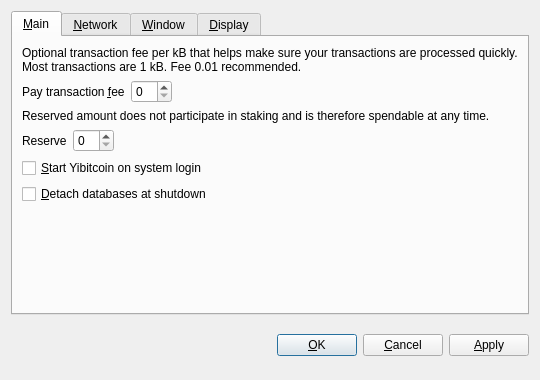
<?xml version="1.0" encoding="UTF-8"?>
<ui version="4.0">
 <class>OptionsDialog</class>
 <widget class="QDialog" name="OptionsDialog">
  <property name="geometry">
   <rect>
    <x>0</x>
    <y>0</y>
    <width>540</width>
    <height>380</height>
   </rect>
  </property>
  <property name="windowTitle">
   <string>Options</string>
  </property>
  <property name="modal">
   <bool>true</bool>
  </property>
  <layout class="QVBoxLayout" name="verticalLayout">
   <item>
    <widget class="QTabWidget" name="tabWidget">
     <property name="tabPosition">
      <enum>QTabWidget::North</enum>
     </property>
     <property name="currentIndex">
      <number>0</number>
     </property>
     <widget class="QWidget" name="tabMain">
      <attribute name="title">
       <string>&amp;Main</string>
      </attribute>
      <layout class="QVBoxLayout" name="verticalLayout_Main">
       <item>
        <widget class="QLabel" name="transactionFeeInfoLabel">
         <property name="text">
          <string>Optional transaction fee per kB that helps make sure your transactions are processed quickly. Most transactions are 1 kB. Fee 0.01 recommended.</string>
         </property>
         <property name="textFormat">
          <enum>Qt::PlainText</enum>
         </property>
         <property name="wordWrap">
          <bool>true</bool>
         </property>
        </widget>
       </item>
       <item>
        <layout class="QHBoxLayout" name="horizontalLayoutFee">
         <item>
          <widget class="QLabel" name="transactionFeeLabel">
           <property name="text">
            <string>Pay transaction &amp;fee</string>
           </property>
           <property name="textFormat">
            <enum>Qt::PlainText</enum>
           </property>
           <property name="buddy">
            <cstring>transactionFee</cstring>
           </property>
          </widget>
         </item>
         <item>
          <widget class="BitcoinAmountField" name="transactionFee"/>
         </item>
         <item>
          <spacer name="horizontalSpacerFee">
           <property name="orientation">
            <enum>Qt::Horizontal</enum>
           </property>
           <property name="sizeHint" stdset="0">
            <size>
             <width>40</width>
             <height>20</height>
            </size>
           </property>
          </spacer>
         </item>
        </layout>
       </item>
       <item>
        <widget class="QLabel" name="reserveBalanceInfoLabel">
         <property name="text">
          <string>Reserved amount does not participate in staking and is therefore spendable at any time.</string>
         </property>
         <property name="textFormat">
          <enum>Qt::PlainText</enum>
         </property>
         <property name="wordWrap">
          <bool>true</bool>
         </property>
        </widget>
       </item>
       <item>
        <layout class="QHBoxLayout" name="horizontalLayoutReserveBalance">
         <item>
          <widget class="QLabel" name="reserveBalanceLabel">
           <property name="text">
            <string>Reserve</string>
           </property>
           <property name="textFormat">
            <enum>Qt::PlainText</enum>
           </property>
           <property name="buddy">
            <cstring>reserveBalance</cstring>
           </property>
          </widget>
         </item>
         <item>
          <widget class="BitcoinAmountField" name="reserveBalance"/>
         </item>
         <item>
          <spacer name="horizontalSpacerReserveBalance">
           <property name="orientation">
            <enum>Qt::Horizontal</enum>
           </property>
           <property name="sizeHint" stdset="0">
            <size>
             <width>40</width>
             <height>20</height>
            </size>
           </property>
          </spacer>
         </item>
        </layout>
       </item>
       <item>
        <widget class="QCheckBox" name="bitcoinAtStartup">
         <property name="toolTip">
          <string>Automatically start Yibitcoin after logging in to the system.</string>
         </property>
         <property name="text">
          <string>&amp;Start Yibitcoin on system login</string>
         </property>
        </widget>
       </item>
       <item>
        <widget class="QCheckBox" name="detachDatabases">
         <property name="toolTip">
          <string>Detach block and address databases at shutdown. This means they can be moved to another data directory, but it slows down shutdown. The wallet is always detached.</string>
         </property>
         <property name="text">
          <string>&amp;Detach databases at shutdown</string>
         </property>
        </widget>
       </item>
       <item>
        <spacer name="verticalSpacer_Main">
         <property name="orientation">
          <enum>Qt::Vertical</enum>
         </property>
         <property name="sizeHint" stdset="0">
          <size>
           <width>20</width>
           <height>40</height>
          </size>
         </property>
        </spacer>
       </item>
      </layout>
     </widget>
     <widget class="QWidget" name="tabNetwork">
      <attribute name="title">
       <string>&amp;Network</string>
      </attribute>
      <layout class="QVBoxLayout" name="verticalLayout_Network">
       <item>
        <widget class="QCheckBox" name="mapPortUpnp">
         <property name="toolTip">
          <string>Automatically open the Yibitcoin client port on the router. This only works when your router supports UPnP and it is enabled.</string>
         </property>
         <property name="text">
          <string>Map port using &amp;UPnP</string>
         </property>
        </widget>
       </item>
       <item>
        <widget class="QCheckBox" name="connectSocks">
         <property name="toolTip">
          <string>Connect to the Yibitcoin network through a SOCKS proxy (e.g. when connecting through Tor).</string>
         </property>
         <property name="text">
          <string>&amp;Connect through SOCKS proxy:</string>
         </property>
        </widget>
       </item>
       <item>
        <layout class="QHBoxLayout" name="horizontalLayout_Network">
         <item>
          <widget class="QLabel" name="proxyIpLabel">
           <property name="text">
            <string>Proxy &amp;IP:</string>
           </property>
           <property name="textFormat">
            <enum>Qt::PlainText</enum>
           </property>
           <property name="buddy">
            <cstring>proxyIp</cstring>
           </property>
          </widget>
         </item>
         <item>
          <widget class="QValidatedLineEdit" name="proxyIp">
           <property name="maximumSize">
            <size>
             <width>140</width>
             <height>16777215</height>
            </size>
           </property>
           <property name="toolTip">
            <string>IP address of the proxy (e.g. 127.0.0.1)</string>
           </property>
          </widget>
         </item>
         <item>
          <widget class="QLabel" name="proxyPortLabel">
           <property name="text">
            <string>&amp;Port:</string>
           </property>
           <property name="textFormat">
            <enum>Qt::PlainText</enum>
           </property>
           <property name="buddy">
            <cstring>proxyPort</cstring>
           </property>
          </widget>
         </item>
         <item>
          <widget class="QLineEdit" name="proxyPort">
           <property name="maximumSize">
            <size>
             <width>55</width>
             <height>16777215</height>
            </size>
           </property>
           <property name="toolTip">
            <string>Port of the proxy (e.g. 9050)</string>
           </property>
          </widget>
         </item>
         <item>
          <widget class="QLabel" name="socksVersionLabel">
           <property name="text">
            <string>SOCKS &amp;Version:</string>
           </property>
           <property name="textFormat">
            <enum>Qt::PlainText</enum>
           </property>
           <property name="buddy">
            <cstring>socksVersion</cstring>
           </property>
          </widget>
         </item>
         <item>
          <widget class="QValueComboBox" name="socksVersion">
           <property name="toolTip">
            <string>SOCKS version of the proxy (e.g. 5)</string>
           </property>
          </widget>
         </item>
         <item>
          <spacer name="horizontalSpacer_Network">
           <property name="orientation">
            <enum>Qt::Horizontal</enum>
           </property>
           <property name="sizeHint" stdset="0">
            <size>
             <width>40</width>
             <height>20</height>
            </size>
           </property>
          </spacer>
         </item>
        </layout>
       </item>
       <item>
        <spacer name="verticalSpacer_Network">
         <property name="orientation">
          <enum>Qt::Vertical</enum>
         </property>
         <property name="sizeHint" stdset="0">
          <size>
           <width>20</width>
           <height>40</height>
          </size>
         </property>
        </spacer>
       </item>
      </layout>
     </widget>
     <widget class="QWidget" name="tabWindow">
      <attribute name="title">
       <string>&amp;Window</string>
      </attribute>
      <layout class="QVBoxLayout" name="verticalLayout_Window">
       <item>
        <widget class="QCheckBox" name="minimizeToTray">
         <property name="toolTip">
          <string>Show only a tray icon after minimizing the window.</string>
         </property>
         <property name="text">
          <string>&amp;Minimize to the tray instead of the taskbar</string>
         </property>
        </widget>
       </item>
       <item>
        <widget class="QCheckBox" name="minimizeOnClose">
         <property name="toolTip">
          <string>Minimize instead of exit the application when the window is closed. When this option is enabled, the application will be closed only after selecting Quit in the menu.</string>
         </property>
         <property name="text">
          <string>M&amp;inimize on close</string>
         </property>
        </widget>
       </item>
       <item>
        <spacer name="verticalSpacer_Window">
         <property name="orientation">
          <enum>Qt::Vertical</enum>
         </property>
         <property name="sizeHint" stdset="0">
          <size>
           <width>20</width>
           <height>40</height>
          </size>
         </property>
        </spacer>
       </item>
      </layout>
     </widget>
     <widget class="QWidget" name="tabDisplay">
      <attribute name="title">
       <string>&amp;Display</string>
      </attribute>
      <layout class="QVBoxLayout" name="verticalLayout_Display">
       <item>
        <layout class="QHBoxLayout" name="horizontalLayout_1_Display">
         <item>
          <widget class="QLabel" name="langLabel">
           <property name="text">
            <string>User Interface &amp;language:</string>
           </property>
           <property name="textFormat">
            <enum>Qt::PlainText</enum>
           </property>
           <property name="buddy">
            <cstring>lang</cstring>
           </property>
          </widget>
         </item>
         <item>
          <widget class="QValueComboBox" name="lang">
           <property name="toolTip">
            <string>The user interface language can be set here. This setting will take effect after restarting Yibitcoin.</string>
           </property>
          </widget>
         </item>
        </layout>
       </item>
       <item>
        <layout class="QHBoxLayout" name="horizontalLayout_2_Display">
         <item>
          <widget class="QLabel" name="unitLabel">
           <property name="text">
            <string>&amp;Unit to show amounts in:</string>
           </property>
           <property name="textFormat">
            <enum>Qt::PlainText</enum>
           </property>
           <property name="buddy">
            <cstring>unit</cstring>
           </property>
          </widget>
         </item>
         <item>
          <widget class="QValueComboBox" name="unit">
           <property name="toolTip">
            <string>Choose the default subdivision unit to show in the interface and when sending coins.</string>
           </property>
          </widget>
         </item>
        </layout>
       </item>
       <item>
        <widget class="QCheckBox" name="displayAddresses">
         <property name="toolTip">
          <string>Whether to show Yibitcoin addresses in the transaction list or not.</string>
         </property>
         <property name="text">
          <string>&amp;Display addresses in transaction list</string>
         </property>
        </widget>
       </item>
       <item>
        <widget class="QCheckBox" name="coinControlFeatures">
         <property name="toolTip">
          <string>Whether to show coin control features or not.</string>
         </property>
         <property name="text">
          <string>Display coin &amp;control features (experts only!)</string>
         </property>
        </widget>
       </item>
       <item>
        <spacer name="verticalSpacer_Display">
         <property name="orientation">
          <enum>Qt::Vertical</enum>
         </property>
         <property name="sizeHint" stdset="0">
          <size>
           <width>20</width>
           <height>40</height>
          </size>
         </property>
        </spacer>
       </item>
      </layout>
     </widget>
    </widget>
   </item>
   <item>
    <layout class="QHBoxLayout" name="horizontalLayout_Buttons">
     <item>
      <spacer name="horizontalSpacer_1">
       <property name="orientation">
        <enum>Qt::Horizontal</enum>
       </property>
       <property name="sizeHint" stdset="0">
        <size>
         <width>40</width>
         <height>48</height>
        </size>
       </property>
      </spacer>
     </item>
     <item>
      <widget class="QLabel" name="statusLabel">
       <property name="font">
        <font>
         <weight>75</weight>
         <bold>true</bold>
        </font>
       </property>
       <property name="text">
        <string/>
       </property>
       <property name="textFormat">
        <enum>Qt::PlainText</enum>
       </property>
       <property name="wordWrap">
        <bool>true</bool>
       </property>
      </widget>
     </item>
     <item>
      <spacer name="horizontalSpacer_2">
       <property name="orientation">
        <enum>Qt::Horizontal</enum>
       </property>
       <property name="sizeHint" stdset="0">
        <size>
         <width>40</width>
         <height>48</height>
        </size>
       </property>
      </spacer>
     </item>
     <item>
      <widget class="QPushButton" name="okButton">
       <property name="text">
        <string>&amp;OK</string>
       </property>
      </widget>
     </item>
     <item>
      <widget class="QPushButton" name="cancelButton">
       <property name="text">
        <string>&amp;Cancel</string>
       </property>
       <property name="autoDefault">
        <bool>false</bool>
       </property>
      </widget>
     </item>
     <item>
      <widget class="QPushButton" name="applyButton">
       <property name="text">
        <string>&amp;Apply</string>
       </property>
       <property name="autoDefault">
        <bool>false</bool>
       </property>
      </widget>
     </item>
    </layout>
   </item>
  </layout>
 </widget>
 <customwidgets>
  <customwidget>
   <class>BitcoinAmountField</class>
   <extends>QSpinBox</extends>
   <header>bitcoinamountfield.h</header>
  </customwidget>
  <customwidget>
   <class>QValueComboBox</class>
   <extends>QComboBox</extends>
   <header>qvaluecombobox.h</header>
  </customwidget>
  <customwidget>
   <class>QValidatedLineEdit</class>
   <extends>QLineEdit</extends>
   <header>qvalidatedlineedit.h</header>
  </customwidget>
 </customwidgets>
 <resources/>
 <connections/>
</ui>
